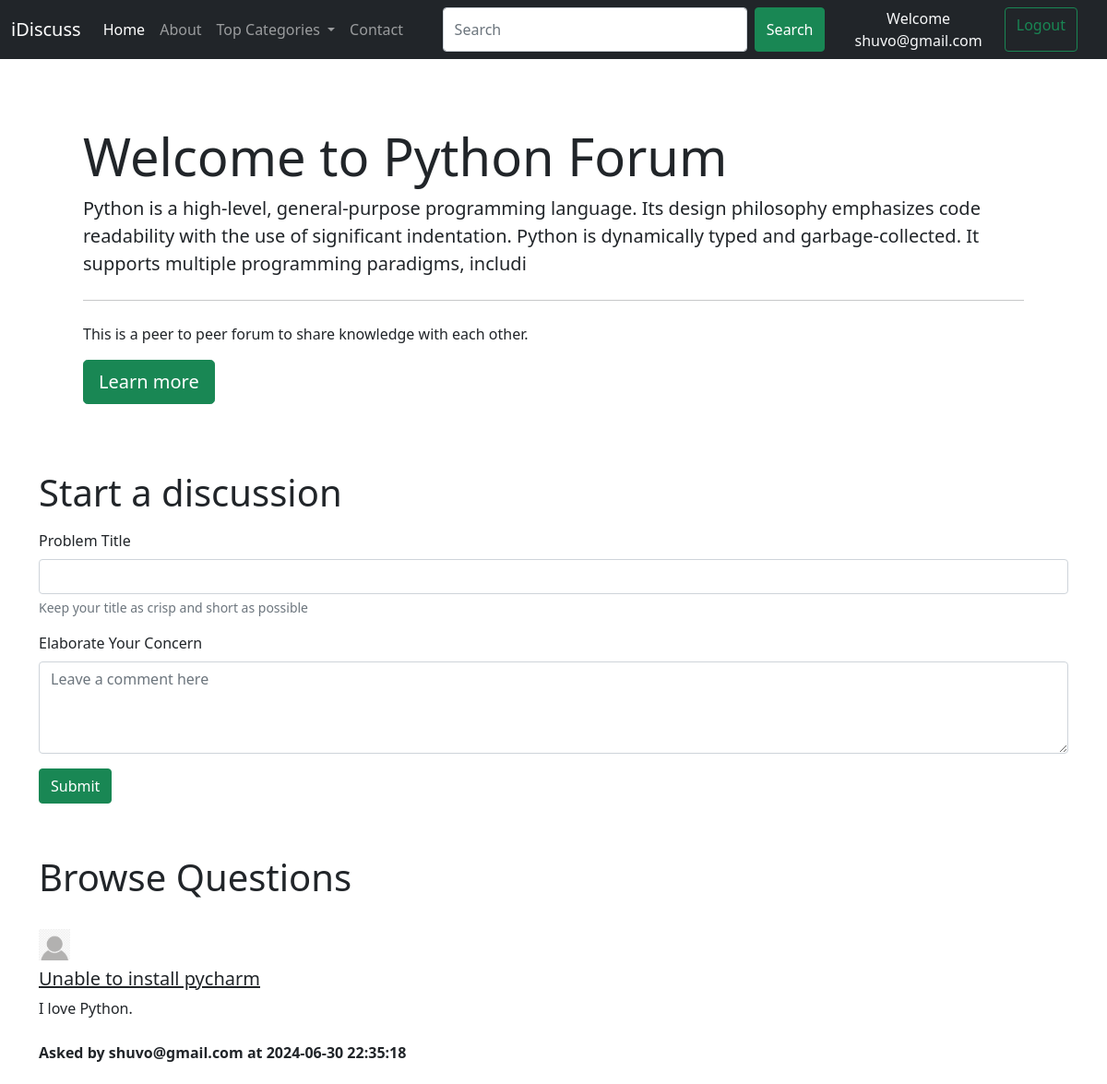
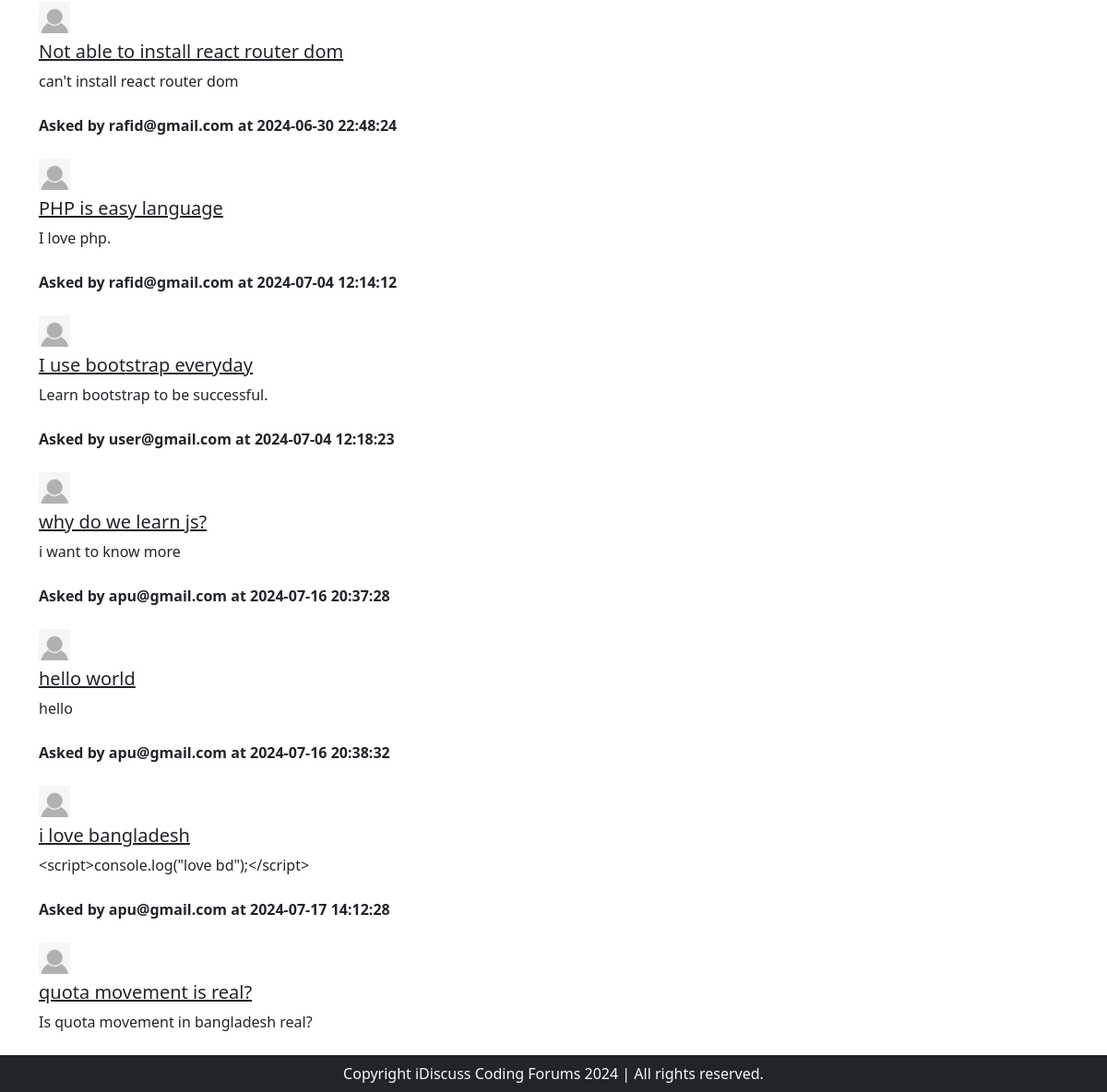
Page /threadlist.php?catid=1 (signed in) on the committed database (2 pictures, top to bottom).
### tables this page shows
CREATE TABLE `categories` (
  `category_id` int(8) NOT NULL,
  `category_name` varchar(255) NOT NULL,
  `category_description` varchar(255) NOT NULL,
  `created` datetime NOT NULL DEFAULT current_timestamp()
);

CREATE TABLE `threads` (
  `thread_id` int(7) NOT NULL,
  `thread_title` varchar(255) NOT NULL,
  `thread_desc` text NOT NULL,
  `thread_cat_id` int(7) NOT NULL,
  `thread_user_id` int(7) NOT NULL,
  `timestamp` datetime NOT NULL DEFAULT current_timestamp()
);

CREATE TABLE `users` (
  `sno` int(11) NOT NULL,
  `user_email` varchar(30) NOT NULL,
  `user_pass` varchar(255) NOT NULL,
  `timestamp` int(11) NOT NULL
);

### threadlist.php (the view, shortened to what this page needs)
<!DOCTYPE html>
<html lang="en">
<head>
    <link href="https://cdn.jsdelivr.net/npm/bootstrap@5.0.2/dist/css/bootstrap.min.css" rel="stylesheet"
 />
</head>
<body>
    <?php include 'partials/_dbconnect.php';?>
    <?php include 'partials/_header.php';?>
    <?php
    $id = $_GET['catid'];
    $sql = "SELECT * FROM `categories` WHERE category_id=$id";
    $result = mysqli_query($conn,$sql);
    while ($row = mysqli_fetch_assoc($result)) {
        $catname = $row['category_name'];
        $catdesc = $row['category_description'];
    }
    ?>
    <div class="container my-3">
        <div class="mt-4 p-5 text-black rounded">
            <h1 class="display-4">Welcome to <?php echo $catname;?> Forum</h1>
            <p class="lead"><?php echo $catdesc;?></p>
            <hr class="my-4">
            <p>This is a peer to peer forum to share knowledge with each other.</p>
            <a class="btn btn-success btn-lg" href="#" role="button">Learn more</a>
        </div>
    </div>
    <?php
    if (isset($_SESSION['loggedin']) && $_SESSION['loggedin'] == true) {
        echo '<div class="container">
    <h1 class="py-2">Start a discussion</h1>
    <form action="'.$_SERVER["REQUEST_URI"] . '" method="post">
    <div class="mb-3">
        <label for="exampleInputEmail1" class="form-label">Problem Title</label>
        <input type="text" class="form-control" id="title" name="title" aria-describedby="emailHelp">
        <div id="emailHelp" class="form-text">Keep your title as crisp and short as possible</div>
    </div>
    <input type="hidden" name="sno" value="'. $_SESSION["sno"].'">
    <div class="form-group">
        <label for="exampleInputEmail1" class="form-label">Elaborate Your Concern</label>
        <textarea class="form-control" placeholder="Leave a comment here" id="desc" name="desc"
            style="height: 100px"></textarea>
        <button type="submit" class="btn btn-success mt-3 mb-5">Submit</button>
    </div>
    </form>
    </div>';
    }else{
        echo '<div class="container">
        <h1 class="py-2">Start a discussion</h1>
        <p class="lead">You are not loggedin. Please login to be able to start a discussion.</p>
    </div>';
    }
    ?>
    <div class="container" id="ques">
        <h1 class="py-2">Browse Questions</h1>
        <?php
        $id = $_GET['catid'];
        $sql = "SELECT * FROM `threads` WHERE thread_cat_id=$id";
        $result = mysqli_query($conn,$sql);
        while ($row = mysqli_fetch_assoc($result)) {
        $id = $row['thread_id'];
        $title = $row['thread_title'];
        $desc = $row['thread_desc'];
        $thread_time = $row['timestamp'];
        $thread_user_id = $row['thread_user_id'];
        $sql2 = "SELECT user_email FROM `users` WHERE sno='$thread_user_id'";
        $result2 = mysqli_query($conn,$sql2);
        $row2 = mysqli_fetch_assoc($result2);
        echo '<div class="media my-3">
            <img class="mr-3 my-2" src="img/userdefaultpng.png" width="34px" alt="Generic placeholder image">
            <div class="media-body">'.
                '<h5 class="mt-0"><a class="text-dark" href="thread.php?threadid=' . $id. '">'. $title .'</a></h5>
                '. $desc .' </div>' . '<p class="fw-bold my-0 mt-4"> Asked by '. $row2['user_email'] . ' at ' . $thread_time .'</p>' .
        '</div>';
        }
    ?>
    </div>
    <?php include 'partials/_footer.php';?>
</body>
</html>

### threadlist.php (style rules this page uses)
#ques { min-height: 433px; }

### rows in the picture
categories: category_name "Python", category_description "Python is a high-level, general-purpose programming language. Its design philosophy emphasizes code readability with the use of significant indentation. Python is dynamically typed and garbage-collected. It supports multiple programming paradigms, includi"
threads: thread_title "Unable to install pycharm", thread_desc "I love Python.", users.user_email "shuvo@gmail.com", timestamp "2024-06-30 22:35:18"
threads: thread_title "Not able to install react router dom", thread_desc "can't install react router dom", users.user_email "rafid@gmail.com", timestamp "2024-06-30 22:48:24"
threads: thread_title "PHP is easy language", thread_desc "I love php.", users.user_email "rafid@gmail.com", timestamp "2024-07-04 12:14:12"
threads: thread_title "I use bootstrap everyday", thread_desc "Learn bootstrap to be successful.", users.user_email "user@gmail.com", timestamp "2024-07-04 12:18:23"
threads: thread_title "why do we learn js?", thread_desc "i want to know more", users.user_email "apu@gmail.com", timestamp "2024-07-16 20:37:28"
threads: thread_title "hello world", thread_desc "hello", users.user_email "apu@gmail.com", timestamp "2024-07-16 20:38:32"
threads: thread_title "i love bangladesh", thread_desc "<script>console.log(\"love bd\");</script>", users.user_email "apu@gmail.com", timestamp "2024-07-17 14:12:28"
threads: thread_title "quota movement is real?", thread_desc "Is quota movement in bangladesh real?"

### other values in the picture
$_SESSION['useremail'] "shuvo@gmail.com"
